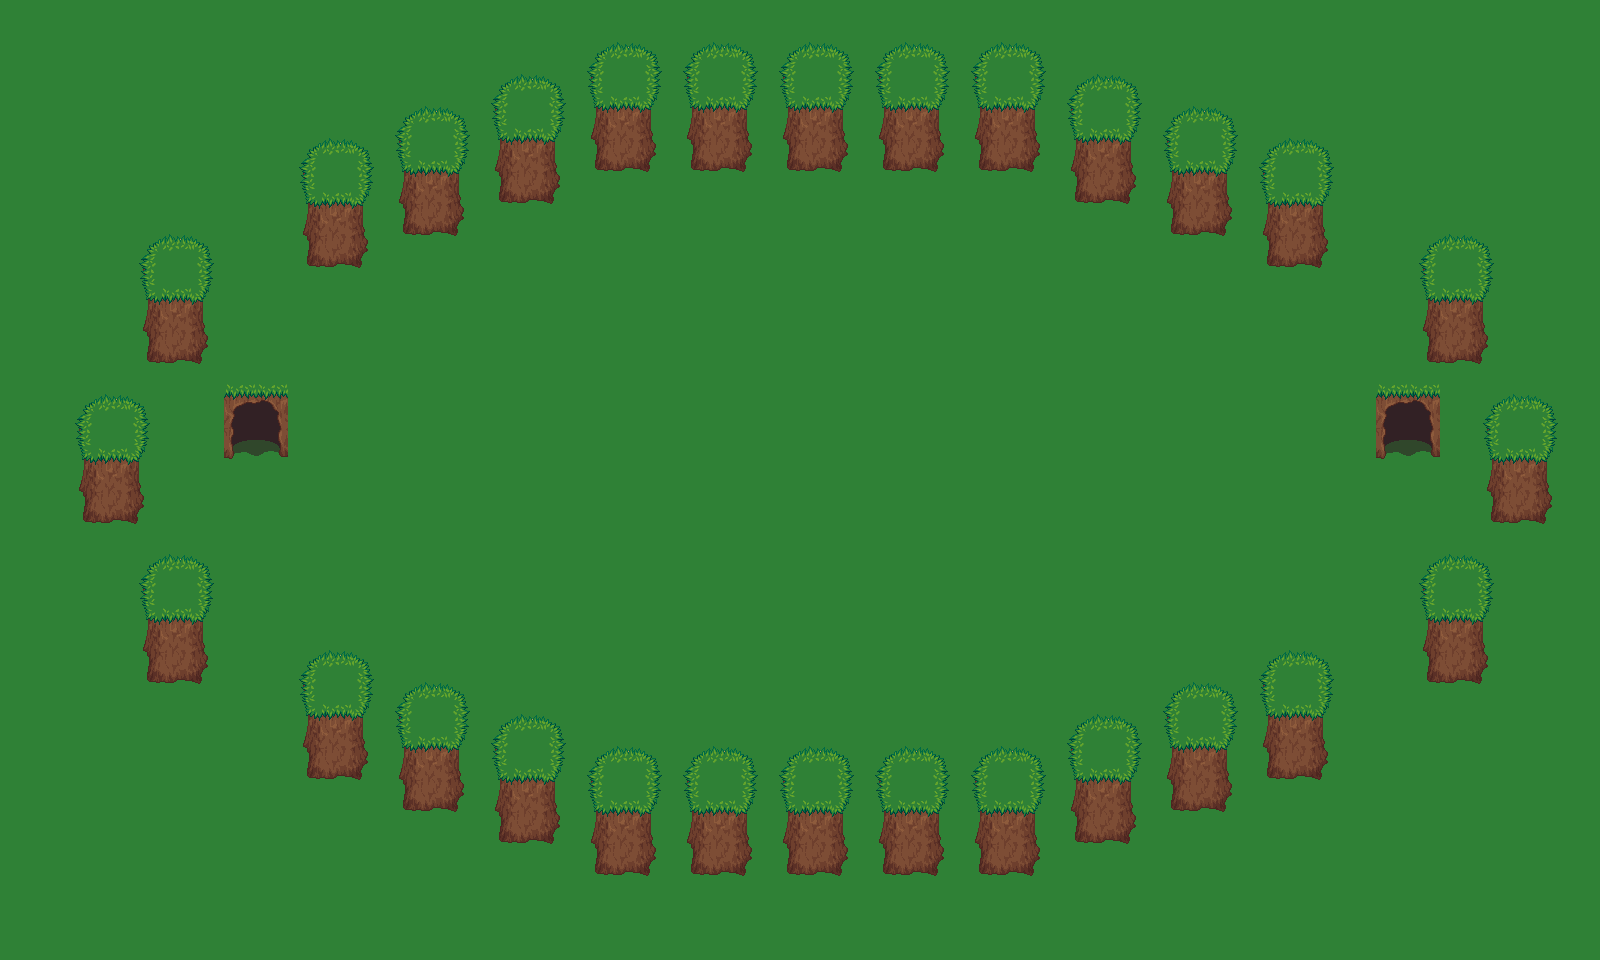

This game map was drawn from its Tiled (.tmx) file and the tilesets committed beside it. A one-line description and the trimmed map source follow:
An orthogonal 50x30 tile map with 32x32 px tiles, 2 tile layers (Background, Foreground).

<map version="1.5" tiledversion="1.5.0" orientation="orthogonal" renderorder="right-down" width="50" height="30" tilewidth="32" tileheight="32" infinite="0" nextlayerid="3" nextobjectid="1">
 <tileset firstgid="1" source="tilesets_tsx_xml/cliffs_grass.tsx" />
 <layer id="1" name="Background" width="50" height="30">
  <data>[1500 cells, 1500 non-empty, 1 distinct tile ids]</data>
 </layer>
 <layer id="2" name="Foreground" width="50" height="30">
  <data>[1500 cells, 432 non-empty, 21 distinct tile ids]</data>
 </layer>
</map>
